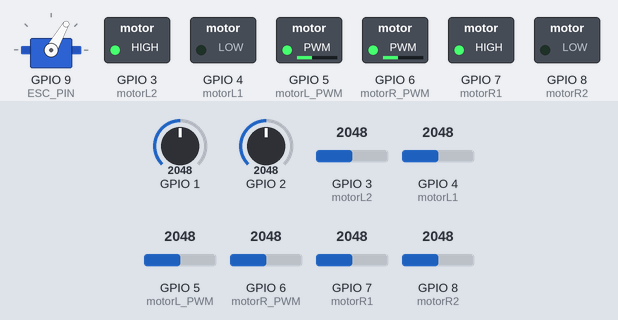
The sketch below on a simulated ESP32-S3. Shown: servo, switched loads named in the sketch (green lamp = pin HIGH). Inputs (shaded band) come from the test bench; at power-on: GPIO 1 = 2048, GPIO 4 (motorL1) = 2048, GPIO 6 (motorR_PWM) = 2048, GPIO 5 (motorL_PWM) = 2048, GPIO 7 (motorR1) = 2048, GPIO 8 (motorR2) = 2048, GPIO 2 = 2048, GPIO 3 (motorL2) = 2048.

Above: at 4.0 s.
4.1 s: GPIO 1 set to 2866
At 4.4 s:
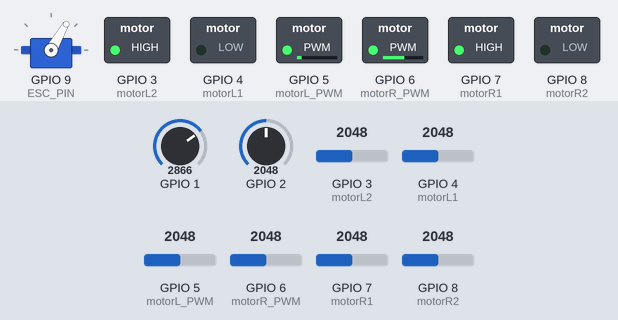
5.6 s: GPIO 4 (motorL1) set to 2866
At 6.8 s:
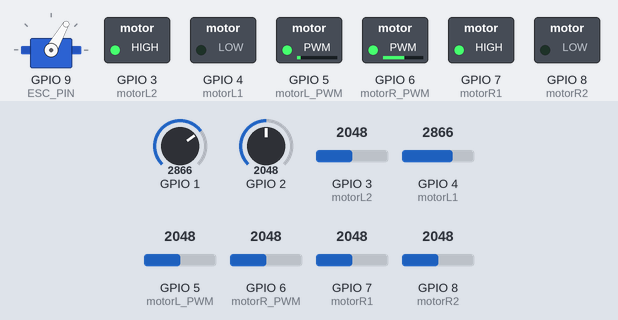
7.1 s: GPIO 6 (motorR_PWM) set to 2866
At 7.9 s:
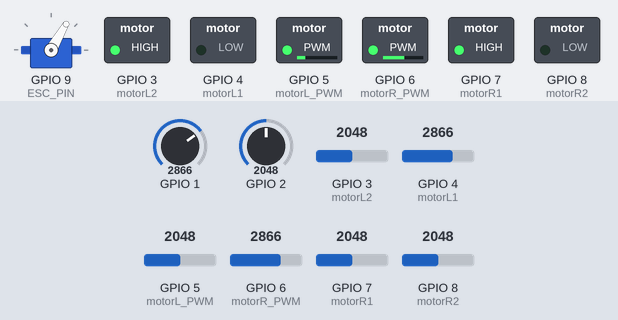
8.6 s: GPIO 5 (motorL_PWM) set to 2866
At 9.1 s:
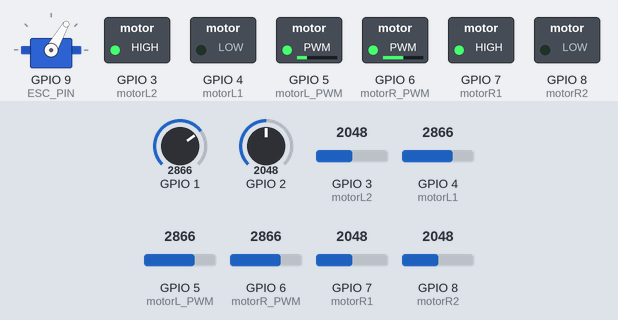
10.1 s: GPIO 7 (motorR1) set to 2866
At 11.3 s:
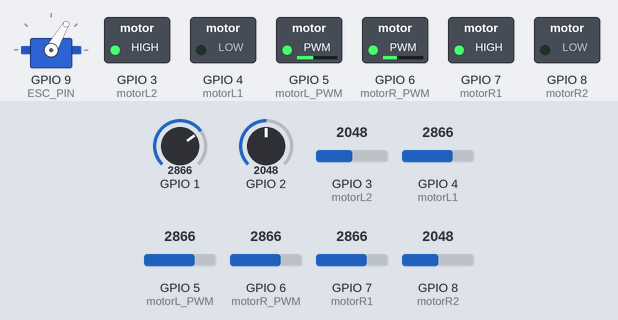
11.6 s: GPIO 8 (motorR2) set to 2866
At 12.6 s:
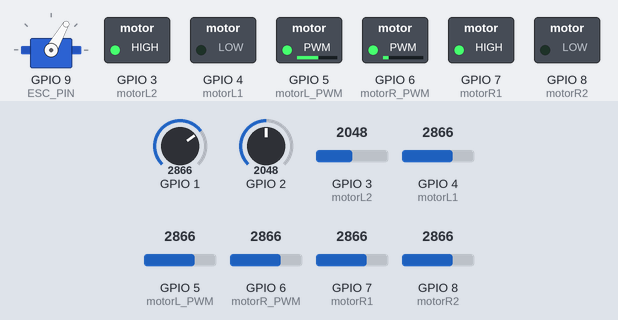
Timing chart, 0 to 14.1 s (numbered marks = the images above; inputs shaded):
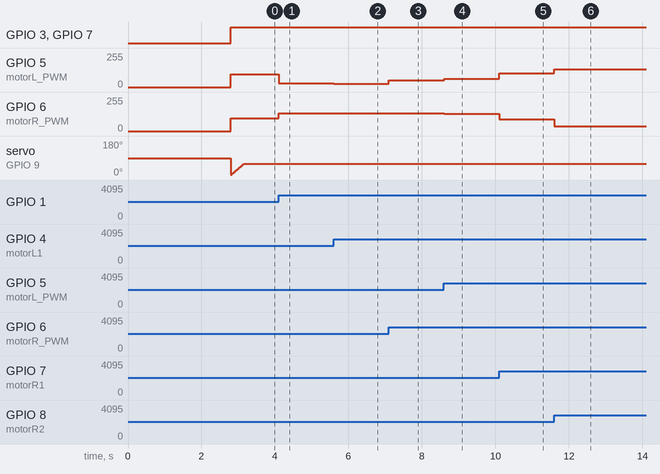

Measured:
- after the input at 4.1 s, GPIO 5 (motorL_PWM): 95/255 → 29/255 at once; GPIO 6 (motorR_PWM): 95/255 → 135/255 at once
- after the input at 5.6 s, GPIO 5 (motorL_PWM): 29/255 → 23/255 at once
- after the input at 7.1 s, GPIO 5 (motorL_PWM): 23/255 → 52/255 at once
- after the input at 8.6 s, GPIO 5 (motorL_PWM): 52/255 → 62/255 at once; GPIO 6 (motorR_PWM): 135/255 → 128/255 at once
- after the input at 10.1 s, GPIO 5 (motorL_PWM): 62/255 → 102/255 at once; GPIO 6 (motorR_PWM): 128/255 → 88/255 at once
- after the input at 11.6 s, GPIO 5 (motorL_PWM): 102/255 → 135/255 at once; GPIO 6 (motorR_PWM): 88/255 → 34/255 at once

The sketch:

lfr_rtos.ino
```cpp
#include <QTRSensors.h>
#include <Servo.h>
#include "freertos/FreeRTOS.h"
#include "freertos/task.h"

/* ===================== HARDWARE ===================== */

// Motors
#define motorL1 4
#define motorL2 3
#define motorL_PWM 5

#define motorR1 7
#define motorR2 8
#define motorR_PWM 6

// EDF / ESC
#define ESC_PIN 9

// Sensors
#define SENSOR_COUNT 8
uint16_t sensorValues[SENSOR_COUNT];

/* ===================== OBJECTS ===================== */

QTRSensors qtr;
Servo Fan;

/* ===================== SHARED STATE ===================== */
// Volatile = safe between RTOS tasks

volatile int lineError = 0;
volatile int motorLeftCmd = 0;
volatile int motorRightCmd = 0;
volatile int fanTarget = 0;

/* ===================== PID PARAMETERS ===================== */

float Kp = 0.40;
float Ki = 0.0;        // Disabled on purpose
float Kd = 2.5;

volatile int lastError = 0;

/* ===================== SPEED LIMITS ===================== */

int BaseSpeed = 95;
int MaxSpeed  = 135;
int MinSpeed  = -80;

/* ===================== RTOS TASKS ===================== */

/* ---------- SENSOR TASK (1 kHz, highest priority) ---------- */
void SensorTask(void *pv) {
  while (true) {
    uint16_t position = qtr.readLineBlack(sensorValues);
    lineError = position - 3500;   // center for 8 sensors
    vTaskDelay(pdMS_TO_TICKS(1));
  }
}

/* ---------- PID TASK (1 kHz) ---------- */
void PIDTask(void *pv) {
  while (true) {
    int error = lineError;

    int P = error;
    int D = error - lastError;
    lastError = error;

    int correction = (int)(P * Kp + D * Kd);

    int left  = BaseSpeed + correction;
    int right = BaseSpeed - correction;

    motorLeftCmd  = constrain(left,  MinSpeed, MaxSpeed);
    motorRightCmd = constrain(right, MinSpeed, MaxSpeed);

    vTaskDelay(pdMS_TO_TICKS(1));
  }
}

/* ---------- MOTOR TASK (1 kHz) ---------- */
void MotorTask(void *pv) {
  while (true) {
    int L = motorLeftCmd;
    int R = motorRightCmd;

    // LEFT
    if (L < 0) {
      digitalWrite(motorL1, HIGH);
      digitalWrite(motorL2, LOW);
      L = -L;
    } else {
      digitalWrite(motorL1, LOW);
      digitalWrite(motorL2, HIGH);
    }

    // RIGHT
    if (R < 0) {
      digitalWrite(motorR1, LOW);
      digitalWrite(motorR2, HIGH);
      R = -R;
    } else {
      digitalWrite(motorR1, HIGH);
      digitalWrite(motorR2, LOW);
    }

    analogWrite(motorL_PWM, L);
    analogWrite(motorR_PWM, R);

    vTaskDelay(pdMS_TO_TICKS(1));
  }
}

/* ---------- FAN TASK (200 Hz, isolated) ---------- */
void FanTask(void *pv) {
  int currentPWM = 0;

  while (true) {
    if (currentPWM < fanTarget) currentPWM++;
    if (currentPWM > fanTarget) currentPWM--;

    Fan.write(currentPWM);
    vTaskDelay(pdMS_TO_TICKS(5));
  }
}

/* ---------- SERIAL TASK (debug / tuning) ---------- */
void SerialTask(void *pv) {
  while (true) {
    if (Serial.available()) {
      char c = Serial.read();

      if (c == 'u') fanTarget += 5;
      if (c == 'd') fanTarget -= 5;

      fanTarget = constrain(fanTarget, 0, 180);
    }
    vTaskDelay(pdMS_TO_TICKS(20));
  }
}

/* ===================== SETUP ===================== */

void setup() {
  Serial.begin(115200);

  // Sensor setup
  qtr.setTypeAnalog();
  qtr.setSensorPins((const uint8_t[]){A0,A1,A2,A3,A4,A5,A6,A7}, SENSOR_COUNT);
  qtr.setEmitterPin(13);

  delay(300);
  for (int i = 0; i < 100; i++) qtr.calibrate();

  // Motor pins
  pinMode(motorL1, OUTPUT);
  pinMode(motorL2, OUTPUT);
  pinMode(motorR1, OUTPUT);
  pinMode(motorR2, OUTPUT);
  pinMode(motorL_PWM, OUTPUT);
  pinMode(motorR_PWM, OUTPUT);

  // Fan
  Fan.attach(ESC_PIN);
  fanTarget = 60;   // safe starting suction

  /* ===== RTOS TASK CREATION ===== */
  xTaskCreatePinnedToCore(SensorTask, "Sensor", 4096, NULL, 4, NULL, 1);
  xTaskCreatePinnedToCore(PIDTask,    "PID",    4096, NULL, 3, NULL, 1);
  xTaskCreatePinnedToCore(MotorTask,  "Motor",  4096, NULL, 2, NULL, 1);
  xTaskCreatePinnedToCore(FanTask,    "Fan",    2048, NULL, 1, NULL, 1);
  xTaskCreatePinnedToCore(SerialTask, "Serial", 2048, NULL, 0, NULL, 1);
}

/* ===================== LOOP ===================== */

void loop() {
  vTaskDelay(portMAX_DELAY); // loop is intentionally unused
}
```
